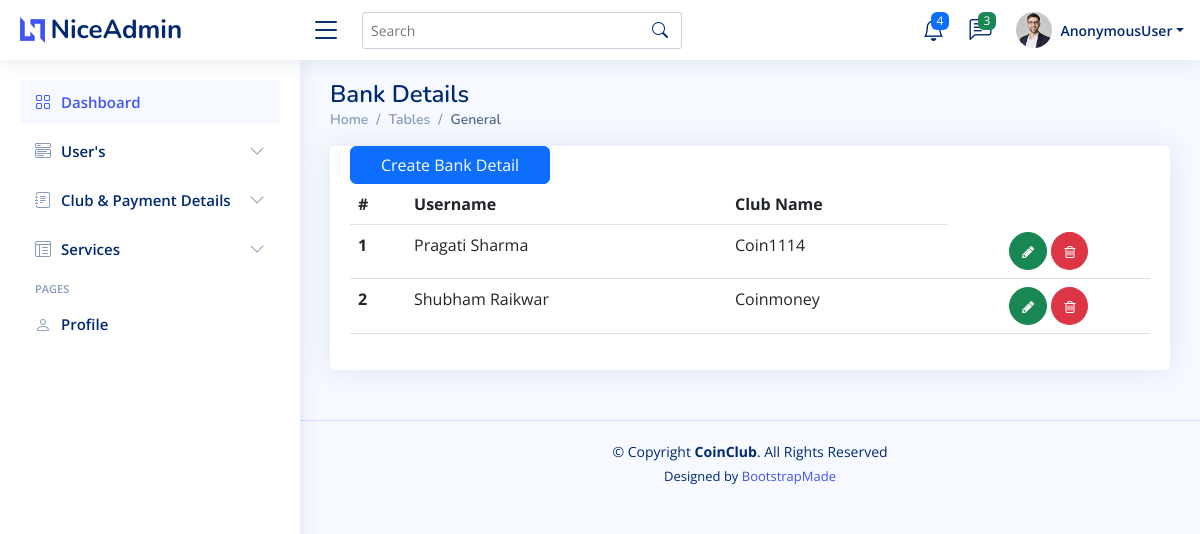
Screenshot of /homepage/getclubbyuser/ with the database file from the repository.
### api/models.py (models this page shows, shortened)
class GetClubByUser(models.Model):
    userid=models.ForeignKey(user_registration, on_delete=models.CASCADE)
    clubid=models.ForeignKey(club, on_delete=models.CASCADE)

class user_registration(models.Model):
    full_name=models.CharField(max_length=50)
    mobileno=models.CharField(max_length=50, unique=True)
    city=models.CharField(max_length=50)
    password=models.CharField(max_length=50)
    gender=models.CharField(max_length=50)
    occupation=models.CharField(max_length=50)
    motive=models.CharField(max_length=100)
    income=models.CharField(max_length=50)
    wallet_amount= models.CharField(max_length=50,default='0')
    monthlycontribution=models.CharField(max_length=50)
    profileimg=models.ImageField(blank=True,null=True,upload_to='user/')
    email=models.CharField(max_length=50)
    alternateno=models.CharField(max_length=50,blank=True)
    token = models.CharField(max_length=300)
    create_at=models.DateField(auto_now_add=True)

class club(models.Model):
    clubname=models.CharField(max_length=50, unique=True)
    clubimage=models.FileField(upload_to='club/',default='club/none/no-img.jpg')
    clubamount=models.CharField(max_length=25)
    clubmembers=models.CharField(max_length=25)
    clubcontribution=models.CharField(max_length=20)
    startdate=models.DateField(null=True)
    starttime=models.TimeField(null=True)
    duration=models.CharField(max_length=20,null=True)
    is_completed=models.BooleanField(default=False)

### adminapp/views.py (the view)
# urls.py: path('getclubbyuser/', views.GetClubByUserPage),
def GetClubByUserPage(request):
    clubbyuser = GetClubByUser.objects.all()
    return render(request, "clubbyuser.html", {'getclub':clubbyuser})

### templates/clubbyuser.html
{% extends 'index.html' %}
{% load static %}
{% block content %}
  <main id="main" class="main">
    <div class="pagetitle">
      <h1>Bank Details</h1>
      <nav>
        <ol class="breadcrumb">
          <li class="breadcrumb-item"><a href="index.html">Home</a></li>
          <li class="breadcrumb-item">Tables</li>
          <li class="breadcrumb-item active">General</li>
        </ol>
      </nav>
    </div>
    <section class="section">
      <div class="row">
        <div class="col-lg-12">
          <div class="card">
            <div class="card-body">
              <a href="/homepage/createbankdetail/"><button type="submit" class="btn btn-primary col-md-3">Create Bank Detail</button></a>
              <table class="table">
                <thead>
                  <tr>
                    <th scope="col">#</th>
                    <th scope="col">Username</th>
                    <th scope="col">Club Name</th>
                  </tr>
                </thead>
                <tbody>
                  {% for club in getclub %}
                  <tr>
                    <th scope="row">{{forloop.counter}}</th>
                    <td>{{ club.userid.full_name }}</td>
                    <td>{{ club.clubid.clubname }}</td>
                    <td style="text-align: center;"><a class="btn btn-success" style="border-radius:50%;" href="{% url 'update_clubusr' id=club.id %}"> <i class="fa fa-pencil" style="font-size: 14px;"> </i> </a>
                      <a class="btn btn-danger" style="border-radius:50%;" href="{% url 'del_clubusr' id=club.id %}"><i class="fa fa-trash-o" style="font-size: 14px;"></i></a></td>
                  </tr>
                  {% endfor %}
                </tbody>
              </table>
            </div>
          </div>
        </div>
      </div>
    </section>
  </main>
  {% endblock content %}

### static/assets/css/style.css (style rules this page uses)
:root { scroll-behavior: smooth; }
body { font-family: "Open Sans", sans-serif; background: #f6f9ff; color: #444444; }
a { color: #4154f1; text-decoration: none; }
h1, h2, h3, h4, h5, h6 { font-family: "Nunito", sans-serif; }
#main { margin-top: 60px; padding: 20px 30px; transition: all 0.3s; }
.pagetitle { margin-bottom: 10px; }
.pagetitle h1 { font-size: 24px; margin-bottom: 0; font-weight: 600; color: #012970; }
.card { margin-bottom: 30px; border: none; border-radius: 5px; box-shadow: 0px 0 30px rgba(1, 41, 112, 0.1); }
.card-body { padding: 0 20px 20px 20px; }
.breadcrumb { font-size: 14px; font-family: "Nunito", sans-serif; color: #899bbd; font-weight: 600; }
.breadcrumb a { color: #899bbd; transition: 0.3s; }
.breadcrumb .breadcrumb-item::before { color: #899bbd; }
.breadcrumb .active { color: #51678f; font-weight: 600; }
@media (min-width: 1200px) { #main, #footer { margin-left: 300px; } }

### rows the page displays
GetClubByUser: userid.full_name "Pragati Sharma", clubid.clubname "Coin1114"
GetClubByUser: userid.full_name "Shubham Raikwar", clubid.clubname "Coinmoney"

### other values shown
{{ request.user }} "AnonymousUser"
